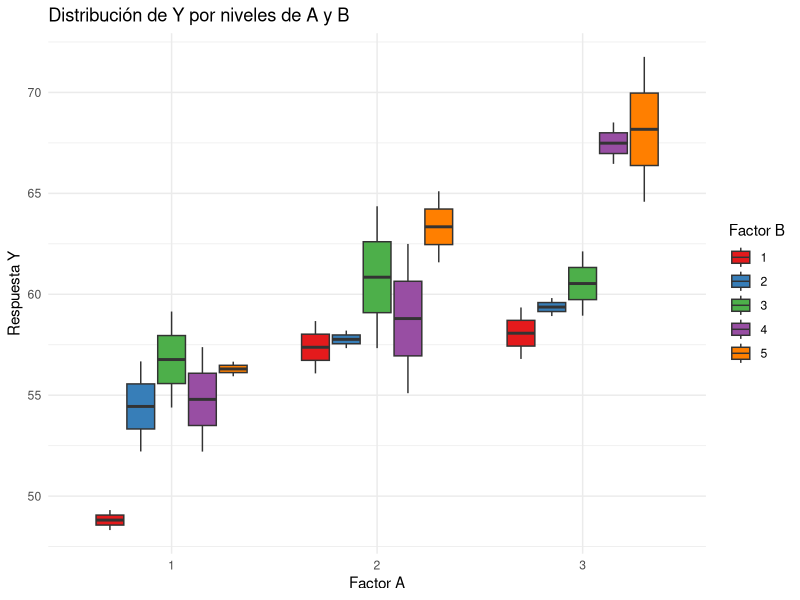
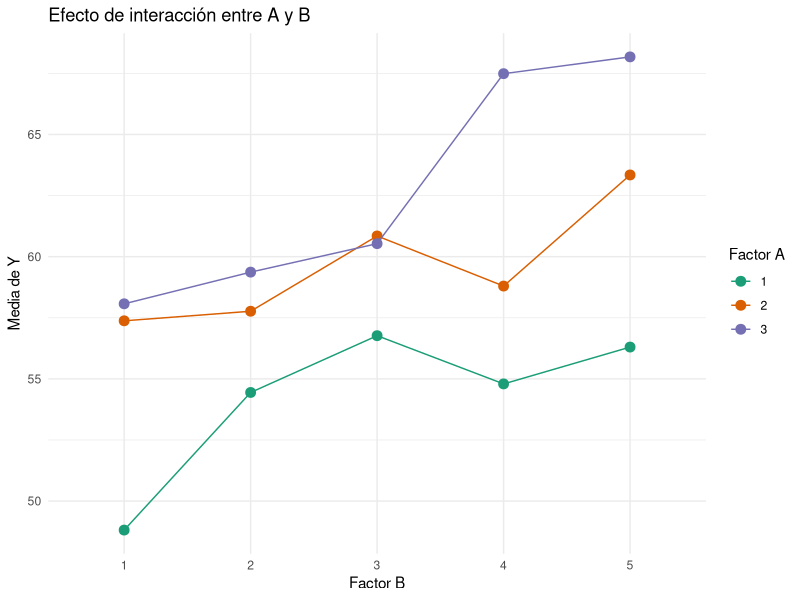
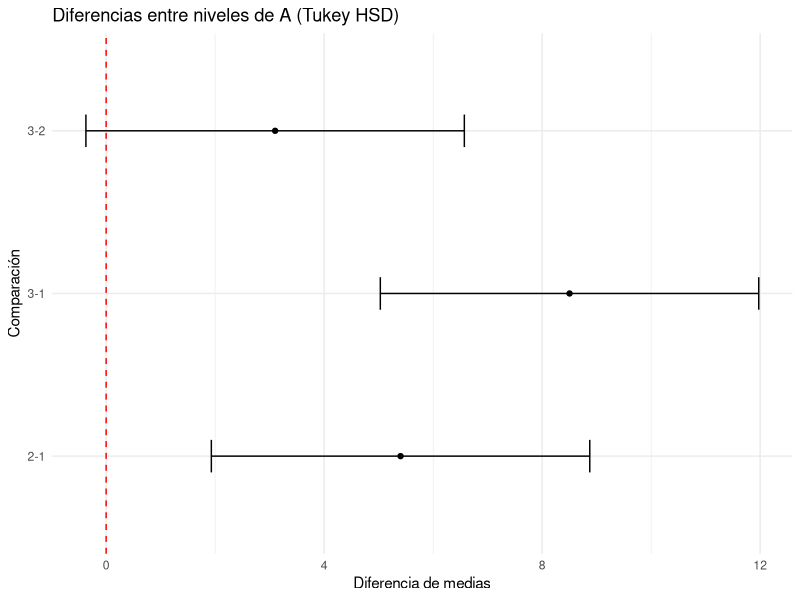
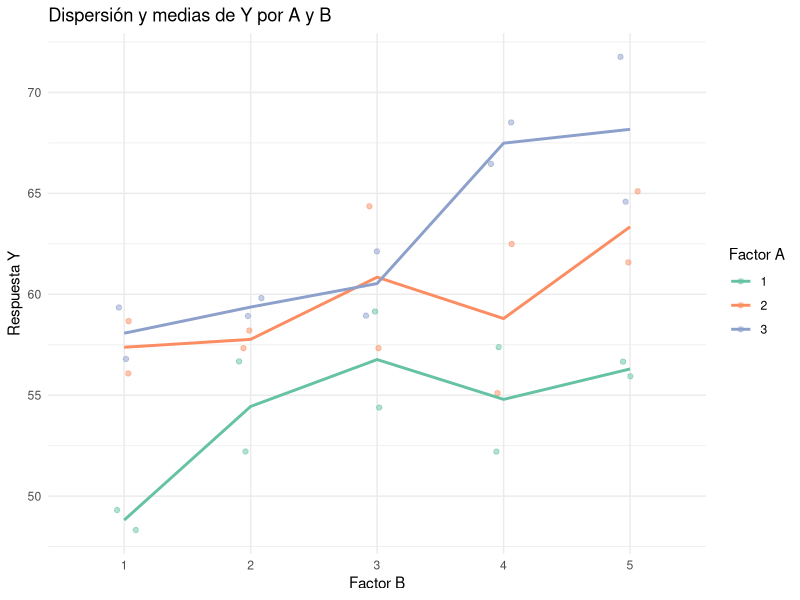

Here is the R script that generated these plots, in order:
install.packages("tidyverse")

library(tidyverse)

# Simular datos de un diseño 3x5 con 2 réplicas (30 observaciones)
set.seed(123)
A <- factor(rep(1:3, each = 10))
B <- factor(rep(rep(1:5, each = 2), times = 3))
mu <- 50
efecto_A <- c(0, 5, 10)
efecto_B <- c(0, 2, 4, 6, 8)
Y <- numeric(length(A))
contador <- 1
for(i in 1:3){
  for(j in 1:5){
    for(r in 1:2){
      Y[contador] <- mu + efecto_A[i] + efecto_B[j] + rnorm(1, 0, 3)
      contador <- contador + 1
    }
  }
}
datos <- data.frame(A = A, B = B, Y = Y)

# Ajuste del modelo ANOVA
modelo <- aov(Y ~ A * B, data = datos)

# Tabla ANOVA
summary(modelo)

# Cálculo manual de p-valor para un F dado (ejemplo para gl1=2, gl2=15, F=15)
f_observado_A <- 15
p_valor_A <- pf(f_observado_A, 2, 15, lower.tail = FALSE)
print(paste("P-valor manual para F =", f_observado_A, "con gl1=2, gl2=15:", round(p_valor_A, 4)))

# Prueba Tukey para comparaciones múltiples
tukey_A <- TukeyHSD(modelo, which = "A")
tukey_B <- TukeyHSD(modelo, which = "B")
print("Resultados Tukey para A:")
print(tukey_A)
print("Resultados Tukey para B:")
print(tukey_B)

# Gráfico 1: Boxplot para Y según A y B
ggplot(datos, aes(x = A, y = Y, fill = B)) +
  geom_boxplot() +
  labs(title = "Distribución de Y por niveles de A y B",
       x = "Factor A", y = "Respuesta Y") +
  theme_minimal() +
  scale_fill_brewer(palette = "Set1", name = "Factor B")

# Gráfico 2: Gráfico de interacción entre A y B
ggplot(datos, aes(x = B, y = Y, color = A, group = A)) +
  stat_summary(fun = mean, geom = "point", size = 3) +
  stat_summary(fun = mean, geom = "line") +
  labs(title = "Efecto de interacción entre A y B",
       x = "Factor B", y = "Media de Y") +
  theme_minimal() +
  scale_color_brewer(palette = "Dark2", name = "Factor A")

# Gráfico 3: Resultados de TukeyHSD para A
tukey_A_df <- as.data.frame(tukey_A$A)
tukey_A_df$comparacion <- rownames(tukey_A_df)
ggplot(tukey_A_df, aes(x = comparacion, y = diff)) +
  geom_point() +
  geom_errorbar(aes(ymin = lwr, ymax = upr), width = 0.2) +
  geom_hline(yintercept = 0, linetype = "dashed", color = "red") +
  labs(title = "Diferencias entre niveles de A (Tukey HSD)",
       x = "Comparación", y = "Diferencia de medias") +
  theme_minimal() +
  coord_flip()

# Gráfico 4: Dispersión con promedios
ggplot(datos, aes(x = B, y = Y, color = A)) +
  geom_point(alpha = 0.5, position = position_jitter(width = 0.1)) +
  stat_summary(aes(group = A), fun = mean, geom = "line", size = 1) +
  labs(title = "Dispersión y medias de Y por A y B",
       x = "Factor B", y = "Respuesta Y") +
  theme_minimal() +
  scale_color_brewer(palette = "Set2", name = "Factor A")
